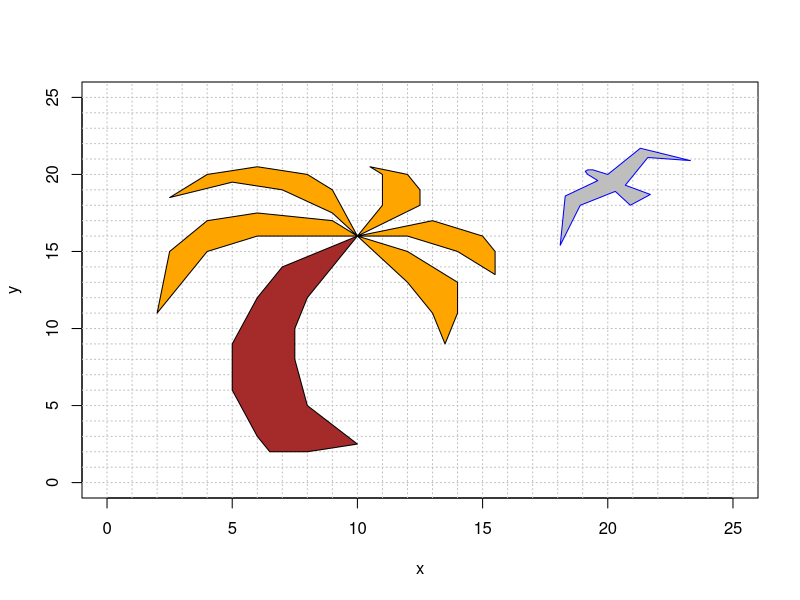
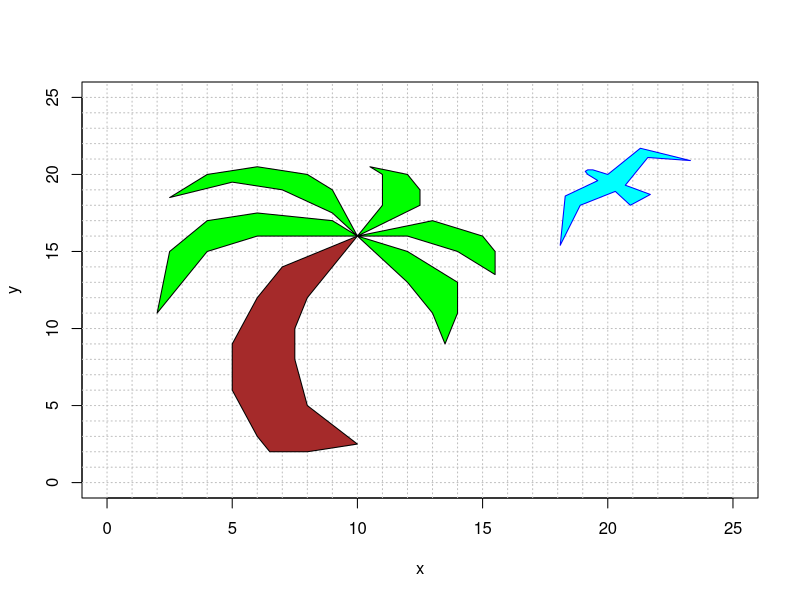
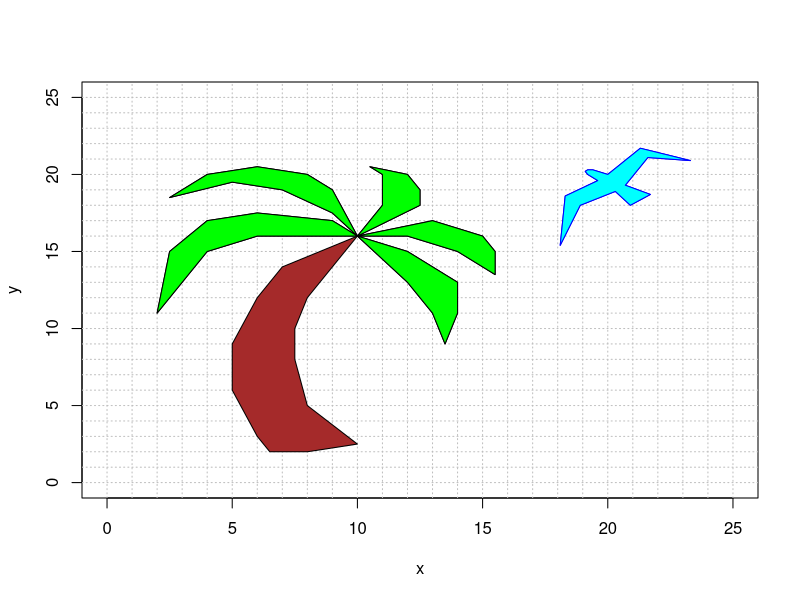

Here is the R script that generated these plots, in order:
## ---- chunk 1

bird = rbind(c(20, 21.3, 23.3, 21.6, 20.7, 21.7, 20.9, 20.3, 18.9, 18.1, 18.3, 19.6, 19.2, 19.1, 19.2, 19.4, 20), 
             c(20, 21.7, 20.9, 21.1, 19.3, 18.7, 18, 18.9, 18, 15.4, 18.6, 19.6, 20, 20.2, 20.3, 20.3, 20), 
             c(1, 1, 1, 1, 1, 1, 1, 1, 1, 1, 1, 1, 1, 1, 1, 1, 1))

fronds = rbind(c(10, 8, 6, 4, 2, 2.5, 4, 6, 9, 10, 10, 9, 7, 5, 2.5, 4, 6, 8, 9, 10, 10, 11, 11, 10.5, 12, 12.5, 12.5, 10, 10, 13, 15, 15.5, 15.5, 14, 12, 10, 10, 12, 14, 14, 13.5, 13, 12, 10),
               c(16, 16, 16, 15, 11, 15, 17, 17.5, 17, 16, 16, 17.5, 19, 19.5, 18.5, 20, 20.5, 20, 19, 16, 16, 18, 20, 20.5, 20, 19, 18, 16, 16, 17, 16, 15, 13.5, 15, 16, 16, 16, 15, 13, 11, 9, 11, 13, 16),
               c(1, 1, 1, 1, 1, 1, 1, 1, 1, 1, 1, 1, 1, 1, 1, 1, 1, 1, 1, 1, 1, 1, 1, 1, 1, 1, 1, 1, 1, 1, 1, 1, 1, 1, 1, 1, 1, 1, 1, 1, 1, 1, 1, 1))

trunk = rbind(c(10, 9, 8, 7.5, 7.5, 8, 10, 8, 6.5, 6, 5, 5, 6, 7, 10),
              c(16, 14, 12, 10, 8, 5, 2.5, 2, 2, 3, 6, 9, 12, 14, 16),
              c(1, 1, 1, 1, 1, 1, 1, 1, 1, 1, 1, 1, 1, 1, 1))

# intialize the plot
plot(bird[1,],bird[2,],type="n",xlim=c(0,25),ylim=c(0,25),xlab="x",ylab="y")
abline(h=0:25, v=0:25, col="gray", lty="dotted")

# plot the bird, trunk and fronds
polygon(bird[1,], bird[2,], col = "gray", border = "blue")
polygon(fronds[1,], fronds[2,], col = "orange", border = "black")
polygon(trunk[1,], trunk[2,], col = "brown", border = "black")

## ---- chunk 2

#####################
######## update this code with the appropriate linear transformations

birdmap = cbind(c(1,0,0),c(0,1,0),c(0,0,0))
leafmap = cbind(c(1,0,0),c(0,1,0),c(0,0,0))


#####################
######## you do not need to change this the code below this line

newbird = birdmap %*% bird
newfronds = leafmap %*% fronds


# initialize the plot
plot(newbird[1,],newbird[2,],type="n",xlim=c(0,25),ylim=c(0,25),xlab="x",ylab="y")
abline(h=0:25, v=0:25, col="gray", lty="dotted")

polygon(newbird[1,], newbird[2,], col = "cyan", border = "blue")
polygon(newfronds[1,], newfronds[2,], col = "green", border = "black")
polygon(trunk[1,], trunk[2,], col = "brown", border = "black")
## ---- chunk 3
# initialize the plot
plot(newbird[1,],newbird[2,],type="n",xlim=c(0,25),ylim=c(0,25),xlab="x",ylab="y")
abline(h=0:25, v=0:25, col="gray", lty="dotted")

# plot the new bird and new fronds
polygon(newbird[1,], bird[2,], col = "gray", border = "blue")
polygon(newfronds[1,], fronds[2,], col = "orange", border = "black")

# plot the original bird, fronds  and trunk
polygon(newbird[1,], newbird[2,], col = "cyan", border = "blue")
polygon(newfronds[1,], newfronds[2,], col = "green", border = "black")
polygon(trunk[1,], trunk[2,], col = "brown", border = "black")

